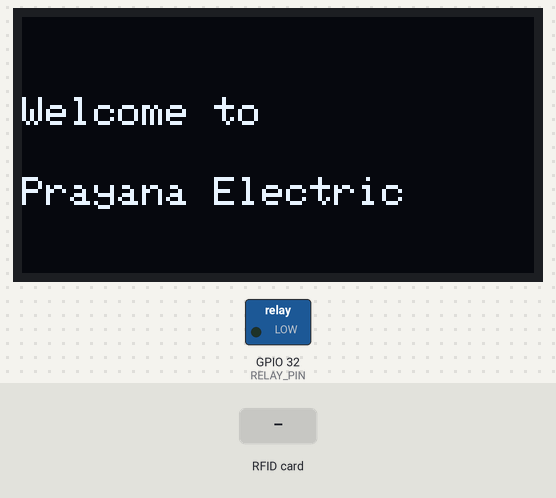
Bench run of a sketch on a simulated ESP32. On the bench: 128×64 one-colour display, switched loads named in the sketch (green lamp = pin HIGH). The inputs (shaded band) are chosen by the test bench. WiFi joins after 1.5 s; servers stay silent unless stated; uploads are accepted with an empty reply; what the sketch prints to the serial monitor is not drawn.

Above: at 2.8 s.
2.9 s: RFID card 12 34 56 78 held to the reader
4.6 s: RFID card 5E 7A 19 C4 held to the reader
Timing chart, 0 to 7.6 s (numbered marks = the images above; inputs shaded):
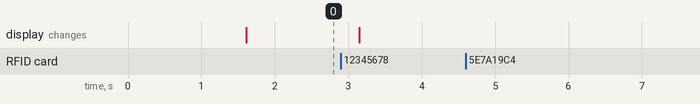

Measured:
- after the input at 4.6 s, every drawn part: stays the same

The sketch:

authentication.ino
```cpp
#include <WiFi.h>
#include <HTTPClient.h>
#include <SPI.h>
#include <MFRC522.h>
#include <Wire.h>
#include <Adafruit_GFX.h>
#include <Adafruit_SSD1306.h>
#include <ArduinoJson.h>

// WiFi Credentials
const char* ssid = "izhaan";
const char* password = "12345678";
const char* serverUrl = "http://192.168.137.195:5000/auth";

// RFID Pins
#define SS_PIN 5
#define RST_PIN 4

// OLED Display
#define SCREEN_WIDTH 128
#define SCREEN_HEIGHT 64
#define OLED_ADDR 0x3C
#define SDA_PIN 26
#define SCL_PIN 27

// Relay Pin
#define RELAY_PIN 32

MFRC522 mfrc522(SS_PIN, RST_PIN);
Adafruit_SSD1306 display(SCREEN_WIDTH, SCREEN_HEIGHT, &Wire, -1);

// State variables
bool IS_ON = false;
String lastRFID = "";
unsigned long rideStartTime = 0;
unsigned long rideEndTime = 0;
unsigned long lastTimerUpdate = 0;

// Format milliseconds to MM:SS
String formatDuration(unsigned long durationMs) {
  unsigned long totalSeconds = durationMs / 1000;
  unsigned int minutes = totalSeconds / 60;
  unsigned int seconds = totalSeconds % 60;
  char buffer[10];
  sprintf(buffer, "%02u:%02u", minutes, seconds);
  return String(buffer);
}

void connectWiFi() {
  Serial.println("\nConnecting to WiFi...");
  WiFi.begin(ssid, password);
  int attempts = 0;
  while (WiFi.status() != WL_CONNECTED && attempts < 20) {
    delay(500);
    Serial.print(".");
    attempts++;
  }
  if (WiFi.status() == WL_CONNECTED) {
    Serial.println("\nWiFi Connected!");
  } else {
    Serial.println("\nWiFi Connection Failed!");
  }
}

void displayMessage(String message) {
  display.clearDisplay();
  display.setCursor(0, 20);
  display.setTextSize(1);
  display.println(message);
  display.display();
}

void displayRunningTimer(unsigned long elapsedMs) {
  String elapsed = formatDuration(elapsedMs);
  display.clearDisplay();
  display.setCursor(0, 10);
  display.setTextSize(1);
  display.println("Ride in Progress");
  display.setCursor(0, 30);
  display.println("Time: " + elapsed);
  display.display();
}

void displayWelcomeMessage() {
  display.clearDisplay();
  display.setTextSize(1);
  display.setCursor(0, 20);
  display.println("Welcome to");
  display.setCursor(0, 40);
  display.println("Prayana Electric");
  display.display();
}

void setup() {
  Serial.begin(115200);
  Wire.begin(SDA_PIN, SCL_PIN);
  if (!display.begin(SSD1306_SWITCHCAPVCC, OLED_ADDR)) {
    Serial.println("OLED Initialization Failed");
    while (1);
  }

  display.setRotation(2);  // Flip screen upside down
  display.setTextSize(1);
  display.setTextColor(SSD1306_WHITE);

  pinMode(RELAY_PIN, OUTPUT);
  digitalWrite(RELAY_PIN, LOW);

  SPI.begin();
  mfrc522.PCD_Init();

  connectWiFi();

  // Display the welcome message initially
  displayWelcomeMessage();
}

void loop() {
  if (WiFi.status() != WL_CONNECTED) {
    connectWiFi();
    return;
  }

  // Handle RFID scan
  if (mfrc522.PICC_IsNewCardPresent() && mfrc522.PICC_ReadCardSerial()) {
    String rfidTag = "";
    Serial.print("\nScanned RFID HEX: ");
    for (byte i = 0; i < mfrc522.uid.size; i++) {
      Serial.printf("%02X", mfrc522.uid.uidByte[i]);
      rfidTag += String(mfrc522.uid.uidByte[i], HEX);
    }
    Serial.println();

    if (IS_ON && rfidTag != lastRFID) {
      Serial.println("System is ON. New RFID ignored.");
      return;
    }

    // Stop ride if same RFID scanned again
    if (IS_ON && rfidTag == lastRFID) {
      digitalWrite(RELAY_PIN, LOW);
      IS_ON = false;
      rideEndTime = millis();
      unsigned long duration = rideEndTime - rideStartTime;
      String durationStr = formatDuration(duration);

      display.clearDisplay();
      display.setCursor(0, 10);
      display.setTextSize(1);
      display.println("Ride Ended");
      display.setCursor(0, 30);
      display.println("Duration: " + durationStr);
      display.display();

      Serial.println("Access Ended, Ride Over, Relay OFF");
      Serial.println("Duration: " + durationStr);

      delay(10000); // Let user see end screen before clearing
      displayWelcomeMessage(); // Return to initial message
      return;
    }

    // Authenticate with server
    HTTPClient http;
    http.begin(serverUrl);
    http.addHeader("Content-Type", "application/json");

    StaticJsonDocument<100> jsonDoc;
    jsonDoc["token"] = rfidTag;
    String requestBody;
    serializeJson(jsonDoc, requestBody);

    int httpResponseCode = http.POST(requestBody);

    if (httpResponseCode > 0) {
      String response = http.getString();
      Serial.println("Server Response: " + response);

      if (httpResponseCode == 201) {
        digitalWrite(RELAY_PIN, HIGH);
        IS_ON = true;
        lastRFID = rfidTag;
        rideStartTime = millis();
        lastTimerUpdate = 0;
        displayMessage("Ride Started");
        Serial.println("Access Granted, Timer Started");
        delay(2000);
      } else {
        digitalWrite(RELAY_PIN, LOW);
        displayMessage("Access Denied");
        Serial.println("Access Denied");
        delay(2000);
        display.clearDisplay();
      }
    } else {
      digitalWrite(RELAY_PIN, LOW);
      Serial.print("HTTP Request Failed, Code: ");
      Serial.println(httpResponseCode);
      displayMessage("Server Error");
      delay(2000);
      display.clearDisplay();
    }

    http.end();
  }

  // If ride is active, update the timer every 500ms
  if (IS_ON && millis() - lastTimerUpdate >= 500) {
    unsigned long elapsed = millis() - rideStartTime;
    displayRunningTimer(elapsed);
    lastTimerUpdate = millis();
  }
}
```
